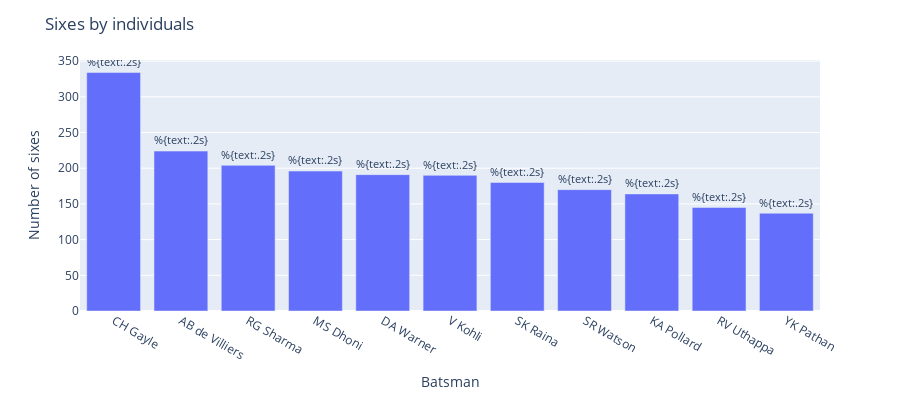

Notebook cell for this chart:
### Code cell
fig = px.bar(total_sixes_1, x='batsman', y='sixes',labels={"batsman":"Batsman", "sixes":"Number of sixes"}, height=400)
fig.update_traces(texttemplate='%{text:.2s}', textposition='outside')
fig.update_layout(uniformtext_minsize=8, uniformtext_mode='hide')
fig.update_layout(title_text='Sixes by individuals')
fig.show()

### Figure 1 — Plotly figure (JSON) as saved in the notebook; plotly's stock layout.template omitted (floating-point values rounded to 4 significant figures)
{"data": [{"alignmentgroup": "True", "hovertemplate": "Batsman=%{x}<br>Number of sixes=%{y}<extra></extra>", "legendgroup": "", "marker": {"color": "#636efa"}, "name": "", "offsetgroup": "", "orientation": "v", "showlegend": false, "textposition": "outside", "texttemplate": "%{text:.2s}", "type": "bar", "x": ["CH Gayle", "AB de Villiers", "RG Sharma", "MS Dhoni", "DA Warner", "V Kohli", "SK Raina", "SR Watson", "KA Pollard", "RV Uthappa", "YK Pathan"], "xaxis": "x", "y": [334, 224, 204, 196, 191, 190, 180, 170, 164, 145, 137], "yaxis": "y"}], "layout": {"barmode": "relative", "height": 400, "legend": {"tracegroupgap": 0}, "margin": {"t": 60}, "title": {"text": "Sixes by individuals"}, "uniformtext": {"minsize": 8, "mode": "hide"}, "xaxis": {"anchor": "y", "domain": [0, 1], "title": {"text": "Batsman"}}, "yaxis": {"anchor": "x", "domain": [0, 1], "title": {"text": "Number of sixes"}}}}
